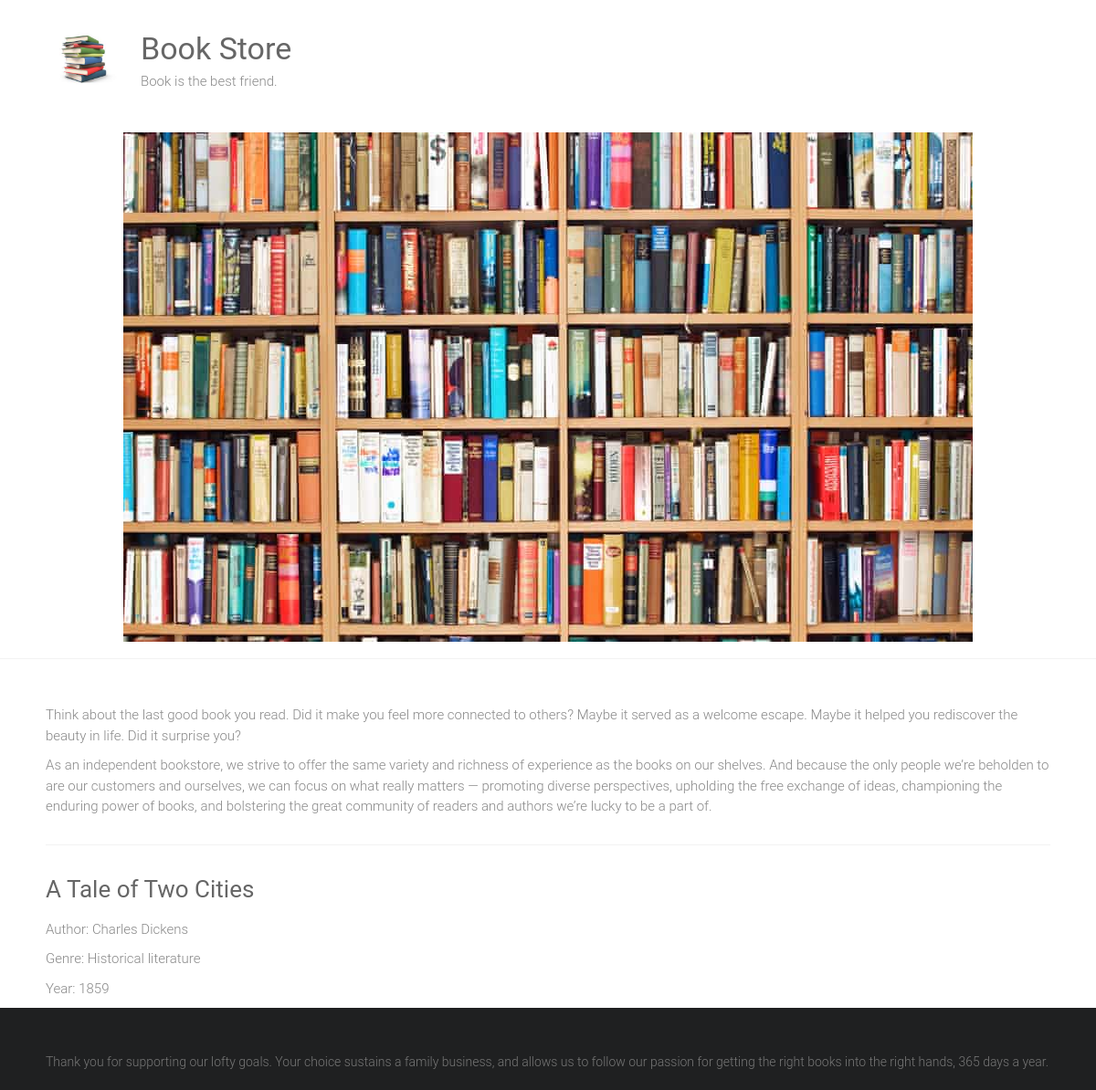
The page /sell/1/ on the database its author committed.
### sell/models.py (models this page shows)
class Book(models.Model):
    name=models.CharField(max_length=100)
    author=models.CharField(max_length=100)
    genre=models.CharField(max_length=50)
    year=models.IntegerField()

### sell/views.py (the view)
# urls.py: path('sell/<int:id>/', views.book_detail, name='book_detail'),
def book_detail(request, id):
    try:
       book = Book.objects.get(id=id)
    except Book.DoesNotExist:
        raise Http404('Book not found')
    return render(request, 'book_detail.html', {'book': book})

### sell/templates/book_detail.html
{% extends "base.html" %}
{% block content %}
<div>
    <h3>{{ book.name|capfirst }}</h3>
    <p>Author: {{ book.author }}</p>
    <p>Genre: {{ book.genre }}</p>
    <p>Year: {{ book.year }}</p>
</div>
{% endblock %}

### static/style.css (style rules this page uses)
html, body, div, span, applet, object, iframe, h1, h2, h3, h4, h5, h6, p, blockquote, pre, a, abbr, acronym, address, big, cite, code, del, dfn, em, font, ins, kbd, q, s, samp, small, strike, strong, sub, sup, tt, var, dl, dt, dd, ol, ul, li, fieldset, form, label, legend, table, caption, tbody, tfoot, thead, tr, th, td { border: 0; font: inherit; font-size: 100%; font-style: inherit; font-weight: inherit; margin: 0; outline: 0; padding: 0; vertical-align: baseline; }
html { overflow-y: scroll; -webkit-text-size-adjust: 100%; -ms-text-size-adjust: 100%; }
h1, h2, h3, h4, h5, h6 { color: #666666; line-height: 1.4; padding-bottom: 15px; font-weight: normal; }
h3 { font-size: 26px; }
body, button, input, select, textarea { color: #888888; font-size: 15px; line-height: 1.5; font-family: 'Roboto', sans-serif; font-weight: 300; }
p { color: #888888; font-size: 15px; line-height: 1.5; margin-bottom: 15px; font-weight: 300; }
body { background: #f2f2f2; }
body { padding-top: 30px; padding-bottom: 30px; }
body.wide { padding-top: 0; padding-bottom: 0; }
.single-page p { margin-bottom: 10px; }

### rows shown on the page
Book: name "A Tale of Two Cities", author "Charles Dickens", genre "Historical literature", year "1859"
